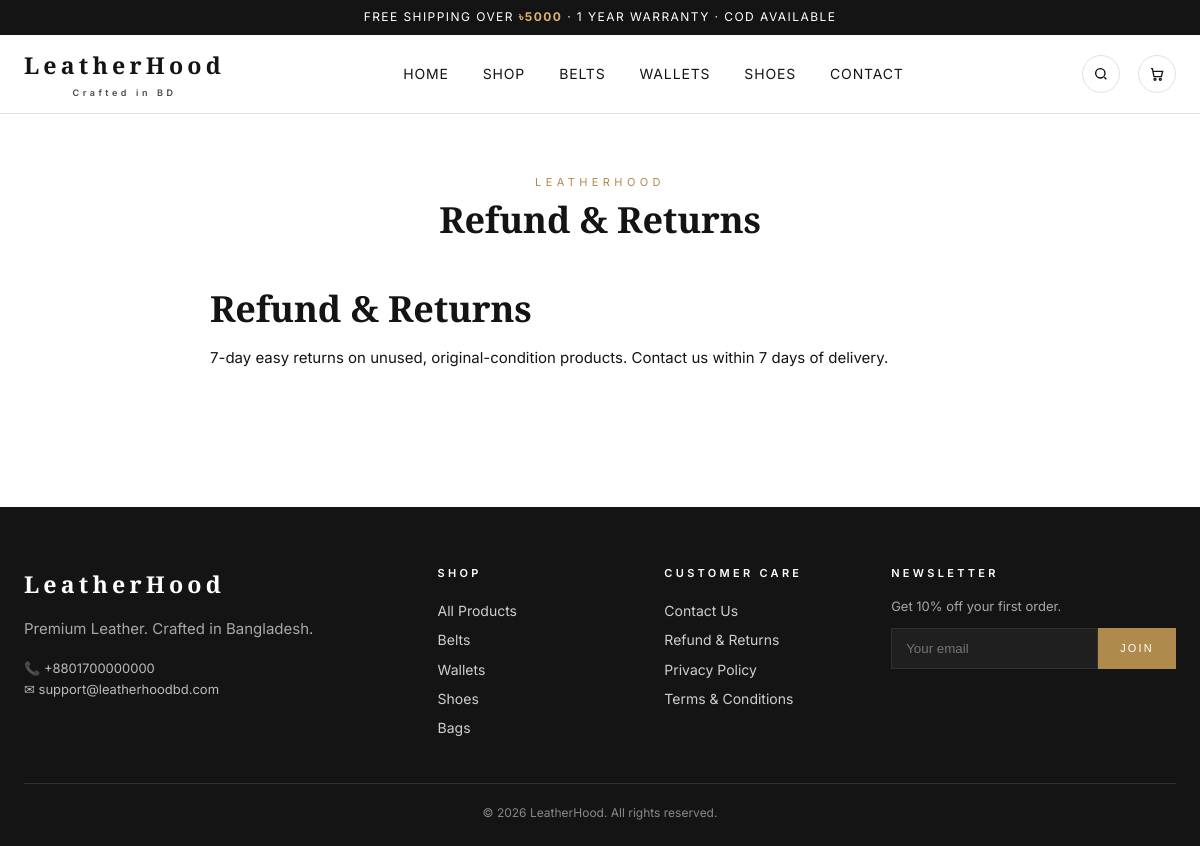
The page /page/refund-and-returns on the database its author committed.
### tables this page shows
CREATE TABLE IF NOT EXISTS `pages` (
  `id`          BIGINT UNSIGNED NOT NULL AUTO_INCREMENT,
  `title`       VARCHAR(190) NOT NULL,
  `slug`        VARCHAR(220) NOT NULL,
  `content`     LONGTEXT NOT NULL,
  `excerpt`     TEXT DEFAULT NULL,
  `template`    VARCHAR(60) NOT NULL DEFAULT 'default',
  `status`      ENUM('draft','published','private') NOT NULL DEFAULT 'draft',
  `meta_title`  VARCHAR(190) DEFAULT NULL,
  `meta_description` TEXT DEFAULT NULL,
  `author_id`   BIGINT UNSIGNED DEFAULT NULL,
  `published_at` DATETIME DEFAULT NULL,
  `created_at`  DATETIME NOT NULL DEFAULT CURRENT_TIMESTAMP,
  `updated_at`  DATETIME NOT NULL DEFAULT CURRENT_TIMESTAMP ON UPDATE CURRENT_TIMESTAMP,
  PRIMARY KEY (`id`),
  UNIQUE KEY `uq_pages_slug` (`slug`),
  KEY `idx_pages_status` (`status`)
);

### public/index.php (called while the page is built, shortened)
<?php
$router = new Router();
$router->get('/',        function () { require LH_ROOT . '/public/views/home.php'; });
$router->get('/shop',    function () { require LH_ROOT . '/public/views/shop.php'; });
$router->get('/contact', function () { require LH_ROOT . '/public/views/contact.php'; });
$router->get('/cart',    function () { require LH_ROOT . '/public/views/cart.php'; });
$router->get('/checkout',function () { require LH_ROOT . '/public/views/checkout.php'; });
$router->get('/product/{slug}', function ($p) {
    $GLOBALS['slug'] = $p['slug'];
    require LH_ROOT . '/public/views/product.php';
});
$router->get('/page/{slug}', function ($p) {
    $GLOBALS['slug'] = $p['slug'];
    require LH_ROOT . '/public/views/page.php';
});
$router->get('/order/thank-you/{number}', function ($p) {
    $GLOBALS['order_number'] = $p['number'];
    require LH_ROOT . '/public/views/thankyou.php';
});
$router->post('/cart/add', function () {
    if (!Helpers::checkCsrf((string)Helpers::input('_csrf'))) Helpers::json(['ok'=>false,'msg'=>'Bad CSRF'], 403);
    CartService::add(
        (int)Helpers::input('product_id'),
        Helpers::input('variation_id') ? (int)Helpers::input('variation_id') : null,
        max(1, (int)(Helpers::input('qty', 1)))
    );
    Helpers::json(['ok'=>true, 'count'=>CartService::count()]);
});
$router->post('/cart/update', function () {
    if (!Helpers::checkCsrf((string)Helpers::input('_csrf'))) Helpers::json(['ok'=>false,'msg'=>'Bad CSRF'], 403);
    CartService::update((string)Helpers::input('key'), max(0, (int)Helpers::input('qty', 1)));
    $hyd = CartService::hydrate();
    Helpers::json(['ok'=>true, 'count'=>CartService::count(), 'subtotal'=>$hyd['subtotal']]);
});
$router->post('/cart/remove', function () {
    if (!Helpers::checkCsrf((string)Helpers::input('_csrf'))) Helpers::json(['ok'=>false,'msg'=>'Bad CSRF'], 403);
    CartService::remove((string)Helpers::input('key'));
    Helpers::json(['ok'=>true, 'count'=>CartService::count()]);
});
$router->get('/api/geo/divisions', fn() =>
    Helpers::json(['divisions' => ShippingService::divisions()]));
$router->get('/api/geo/districts/{id}', fn($p) =>
    Helpers::json(['districts' => ShippingService::districts((int)$p['id'])]));
$router->get('/api/geo/police-stations/{id}', fn($p) =>
    Helpers::json(['police_stations' => ShippingService::policeStations((int)$p['id'])]));
$router->post('/api/checkout/quote', function () {
    $cart = CartService::hydrate();
    $q = ShippingService::quote(
        (int)Helpers::input('district_id', 0) ?: null,
        (int)Helpers::input('police_station_id', 0) ?: null,
        $cart['subtotal']
    );
    $coupon  = trim((string)Helpers::input('coupon_code', ''));
    $discount = 0.0;
    if ($coupon !== '') {
        $row = Database::i()->one('SELECT * FROM coupons WHERE code = ? AND is_active = 1', [$coupon]);
        if ($row && (float)$row['min_subtotal'] <= $cart['subtotal']) {
            if ($row['type'] === 'percent') $discount = $cart['subtotal'] * ((float)$row['value'] / 100);
            elseif ($row['type'] === 'fixed') $discount = (float)$row['value'];
            elseif ($row['type'] === 'free_shipping') $q['fee'] = 0.0;
        }
    }
    $grand = max(0, $cart['subtotal'] - $discount + (float)$q['fee']);
    Helpers::json([
        'subtotal'    => $cart['subtotal'],
        'discount'    => $discount,
        'shipping'    => (float)$q['fee'],
        'grand'       => $grand,
        'deliverable' => $q['deliverable'],
        'message'     => $q['message'],
        'subtotal_fmt'=> Helpers::bdt($cart['subtotal']),
        'shipping_fmt'=> Helpers::bdt($q['fee']),
        'grand_fmt'   => Helpers::bdt($grand),
        'discount_fmt'=> Helpers::bdt($discount),
    ]);
});
$router->post('/api/checkout/place', function () {
    if (!Helpers::checkCsrf((string)Helpers::input('_csrf'))) Helpers::json(['ok'=>false,'msg'=>'Bad CSRF'], 403);
    try {
        $res = CheckoutService::placeOrder($_POST);
        $_SESSION['pending_order_id']     = $res['order_id'];
        $_SESSION['pending_order_number'] = $res['order_number'];
        Helpers::json(['ok' => true] + $res);
    } catch (\Throwable $e) {
        Helpers::json(['ok' => false, 'msg' => $e->getMessage()], 422);
    }
});
$router->post('/api/checkout/verify', function () {
    if (!Helpers::checkCsrf((string)Helpers::input('_csrf'))) Helpers::json(['ok'=>false,'msg'=>'Bad CSRF'], 403);
    $id   = (int)($_SESSION['pending_order_id'] ?? 0);
    $code = preg_replace('/\D/', '', (string)Helpers::input('otp'));
    if (!$id) Helpers::json(['ok'=>false,'msg'=>'No pending order.'], 422);
    if (!OtpService::verify($id, $code)) Helpers::json(['ok'=>false,'msg'=>'Invalid or expired OTP.'], 422);
    try { MetaCAPI::purchase($id); } catch (\Throwable $e) { error_log('CAPI: '.$e->getMessage()); }
    $num = $_SESSION['pending_order_number'] ?? '';
    unset($_SESSION['pending_order_id'], $_SESSION['pending_order_number']);
    Helpers::json(['ok' => true, 'order_number' => $num,
                   'redirect' => Helpers::url('order/thank-you/'.$num)]);
});
$router->post('/api/checkout/resend-otp', function () {
    $id = (int)($_SESSION['pending_order_id'] ?? 0);
    if (!$id) Helpers::json(['ok'=>false,'msg'=>'No pending order.'], 422);
    $order = Database::i()->one('SELECT customer_phone FROM orders WHERE id = ?', [$id]);
    if (!$order) Helpers::json(['ok'=>false,'msg'=>'Order not found.'], 422);
    OtpService::sendForOrder($id, $order['customer_phone']);
    Helpers::json(['ok' => true]);
});
$router->notFound(function () {
    http_response_code(404);
    require LH_ROOT . '/public/views/404.php';
});
$router->dispatch($_SERVER['REQUEST_METHOD'], $_SERVER['REQUEST_URI']);

### app/Core/Database.php (called while the page is built, shortened)
<?php
final class Database
{
    private static ?Database $instance = null;
    private PDO $pdo;
    private function __construct(array $cfg)
    {
        $dsn = sprintf(
            'mysql:host=%s;port=%d;dbname=%s;charset=%s',
            $cfg['host'], $cfg['port'], $cfg['name'], $cfg['charset']
        );
        try {
            $this->pdo = new PDO($dsn, $cfg['user'], $cfg['pass'], [
                PDO::ATTR_ERRMODE            => PDO::ERRMODE_EXCEPTION,
                PDO::ATTR_DEFAULT_FETCH_MODE => PDO::FETCH_ASSOC,
                PDO::ATTR_EMULATE_PREPARES   => false,
                PDO::ATTR_PERSISTENT         => false,
                PDO::MYSQL_ATTR_INIT_COMMAND => "SET NAMES {$cfg['charset']} COLLATE {$cfg['collate']}, time_zone='+06:00'",
            ]);
        } catch (PDOException $e) {
            error_log('[LH][DB] '.$e->getMessage());
            http_response_code(500);
            exit('Service temporarily unavailable.');
        }
    }
    public static function boot(array $cfg): self
    {
        if (self::$instance === null) {
            self::$instance = new self($cfg);
        }
        return self::$instance;
    }
    public static function i(): self
    {
        return self::$instance;
    }
    public function run(string $sql, array $params = []): PDOStatement
    {
        $stmt = $this->pdo->prepare($sql);
        $stmt->execute($params);
        return $stmt;
    }
    public function one(string $sql, array $params = []): ?array
    {
        $row = $this->run($sql, $params)->fetch();
        return $row === false ? null : $row;
    }
}

### app/Core/Helpers.php (called while the page is built, shortened)
<?php
final class Helpers
{
    public static function e(?string $value): string
    {
        return htmlspecialchars((string)$value, ENT_QUOTES | ENT_SUBSTITUTE, 'UTF-8');
    }
}

### public/views/page.php (the view, shortened to what this page needs)
<?php
$slug = $GLOBALS['slug'] ?? '';
$page = Database::i()->one("SELECT * FROM pages WHERE slug = ? AND status='published' LIMIT 1", [$slug]);
include __DIR__ . '/partials/header.php';
?>
<section class="container" style="padding:60px 0;max-width:780px">
  <div class="section-head">
    <div class="eyebrow">LeatherHood</div>
    <h2><?= Helpers::e($page['title']) ?></h2>
  </div>
  <article style="font-size:15px;line-height:1.85"><?= $page['content'] ?></article>
</section>
<?php include __DIR__ . '/partials/footer.php'; ?>

### app/Core/Router.php (shortened to what this page needs)
<?php
final class Router
{
    private array $routes = [];
    public function add(string $method, string $path, callable $handler): void
    {
        $this->routes[] = [strtoupper($method), $path, $handler];
    }
    public function dispatch(string $method, string $uri): void
    {
        $path = parse_url($uri, PHP_URL_PATH) ?: '/';
        $path = '/' . ltrim($path, '/');
        foreach ($this->routes as [$m, $p, $h]) {
            $regex = '#^'.preg_replace('#\{([a-z_][a-z0-9_]*)\}#i', '(?P<$1>[^/]+)', $p).'$#';
            if (preg_match($regex, $path, $match)) {
                $params = array_filter($match, fn($k) => !is_int($k), ARRAY_FILTER_USE_KEY);
                $h($params);
                return;
            }
        }
    }
}

### public/assets/css/site.css (style rules this page uses)
:root { --bg: #ffffff; --bg-soft: #f7f5f1; --bg-grey: #f2efea; --ink: #141414; --ink-soft: #4a4a4a; --line: #e5e1d9; --gold: #b08a4c; --accent: #1a1a1a; --danger: #b54141; --success: #2e7d4f; --serif: 'Playfair Display', 'Times New Roman', serif; --sans: 'Inter', system-ui, -apple-system, Segoe UI, sans-serif; --maxw: 1280px; --radius: 4px; --shadow-soft: 0 1px 2px rgba(0,0,0,.04), 0 8px 24px rgba(20,20,20,.06); }
*,*::before,*::after { box-sizing:border-box; }
html,body { margin:0; padding:0; }
body { font-family:var(--sans); color:var(--ink); background:var(--bg); font-size:15px; line-height:1.55; -webkit-font-smoothing:antialiased; text-rendering:optimizeLegibility; }
h1,h2,h3,h4 { font-family:var(--serif); font-weight:600; letter-spacing:-.005em; margin:0 0 .4em; line-height:1.15; }
h2 { font-size:clamp(1.7rem, 3vw, 2.3rem); }
.container { max-width:var(--maxw); margin:0 auto; padding:0 24px; }
.section-head { text-align:center; margin-bottom:48px; }
.section-head .eyebrow { font-size:11px; letter-spacing:.4em; text-transform:uppercase; color:var(--gold); margin-bottom:8px; }
.section-head h2 { margin-bottom:8px; }

### rows shown on the page
pages: title "Refund & Returns", content "Refund & Returns 7-day easy returns on unused, original-condition products. Contact us within 7 days of delivery."

### other values the page prints
Helpers::e(Helpers::setting('free_shipping_threshold', '5000')) "5000"
Helpers::e($brand) "LeatherHood"
Helpers::e(Helpers::setting('site_name','LeatherHood')) "LeatherHood"
Helpers::e(Helpers::setting('contact_phone','+8801700000000')) "+8801700000000"
